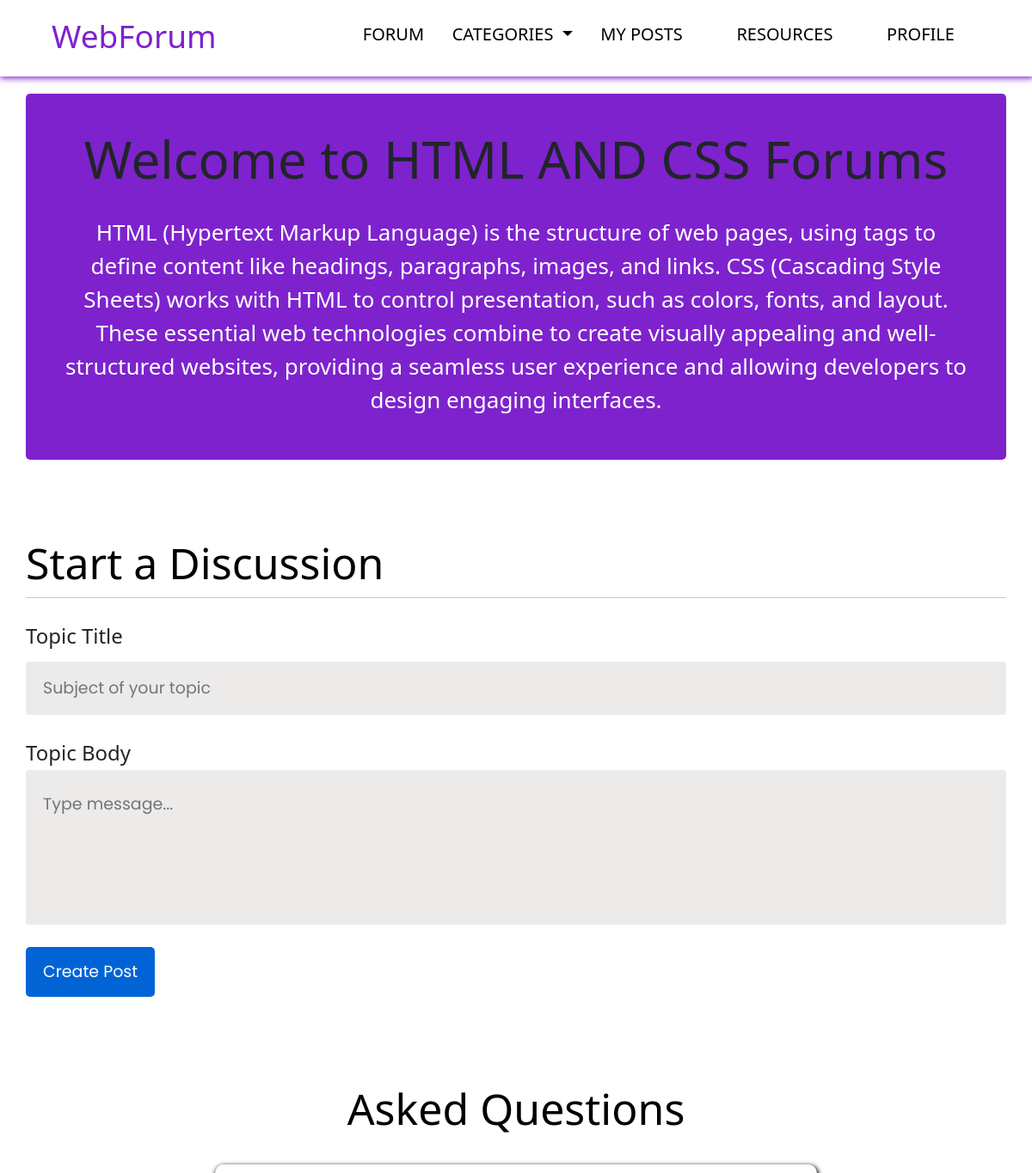
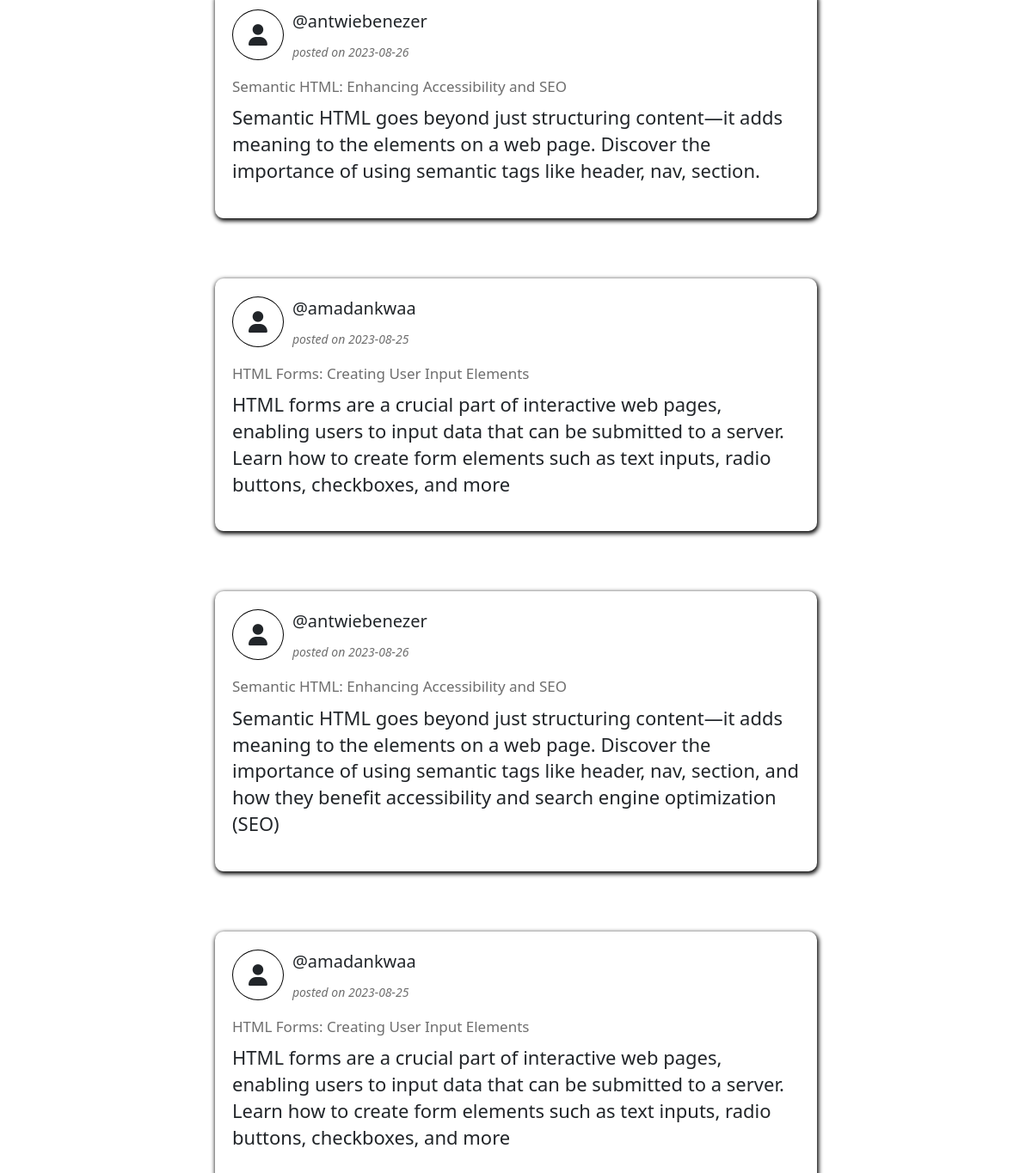
The page /threadlist.php?catid=1 (signed in) on the database its author committed (2 pictures, top to bottom).
### tables this page shows
CREATE TABLE `category` (
  `category_id` int(11) NOT NULL,
  `category_name` varchar(255) NOT NULL,
  `category_description` varchar(16000) NOT NULL
);

CREATE TABLE `posts` (
  `category_id` int(11) DEFAULT NULL,
  `id` int(11) NOT NULL,
  `post_title` varchar(255) NOT NULL,
  `post_message` text DEFAULT NULL,
  `post_date` date DEFAULT NULL,
  `post_creator` text DEFAULT NULL
);

### threadlist.php (the view, shortened to what this page needs)
<?php
    include('database-connection/user_database.php');
    $id = $_GET['catid'];
    $sql = "SELECT * FROM `category` WHERE category_id=$id";
    $result = mysqli_query($connection, $sql);
    while($row = mysqli_fetch_assoc($result))
    {
        $catname = $row['category_name'];
        $catdesc = $row['category_description'];
    }
?>
<?php
  include('includes/home-header.php');
?>
    <div class="main">
        <h1 class="display-4">Welcome to <?php echo $catname; ?> Forums</h1>
        <p class="display-4"><?php echo $catdesc; ?></p>
    </div>
    <main>
        <h3>Start a Discussion</h3>
        <hr>
       <form action="<?php $_SERVER["PHP_SELF"]?>" method="post">
            <h4>Topic Title</h4>
            <input type="text" name="topic_title" placeholder="Subject of your topic" id="topic_title" autocomplete="off"/>
            <h4>Topic Body</h4>
            <textarea name="topic_body" placeholder="Type message..." id="topic_body"></textarea>
            <input type="submit" name="create_post" value="Create Post" id="create_post" />
       </form>
       <h1 class="heading">Asked Questions</h1>
      </main>
</body>
</html>
<?php
  include('database-connection/user_database.php');
  $id = $_GET['catid'];
  $sql = "SELECT * FROM posts WHERE category_id=$id ORDER BY id DESC";
  $result = mysqli_query($connection, $sql);
  if(mysqli_num_rows($result) > 0){
    while ($row = mysqli_fetch_assoc($result)) {
      $post_title = $row["post_title"];
      $post_message = $row["post_message"];
      $post_date = $row["post_date"];
      $post_creator = $row["post_creator"];
      echo '
      <!DOCTYPE html>
      <html lang="en">
      <head>
        <meta charset="UTF-8">
        <meta name="viewport" content="width=device-width, initial-scale=1.0">
        <link rel="stylesheet" href="css/post.css" />
      </head>
      <body>
            <div class="posts">
            <div class="container">
                <div class="user">
                  <div class="user-img">
                    <i class="fa-solid fa-user"></i>
                  </div>
                  <div class="name-and-date">
                    <p>@'.$post_creator.'</p>
                    <span>posted on '
                      .$post_date.
                     '</span>
                  </div>
                </div>
              <div class="post-content">
                  <h3 class="title"> '
                    .$post_title.
                  ' </h3>
                  <p class="message">'
                  .$post_message.
                '</p>
              </div>
            </div>
          </div>
      </body>
      </html>
      ';
    }
  }
?>

### css/home_pages.css (style rules this page uses)
* { margin: 0; padding: 0; box-sizing: border-box; }
html { scroll-behavior: smooth; font-size: 62.5%; }
body { font-family: 'Poppins', sans-serif; height: 100vh; position: relative; overflow: auto; }
.heading, .home h1 { padding-top: 50px; text-align: center; }
main { padding: 10px 0; margin: 0 auto; width: 1200px; max-width: 95%; line-height: 2.75; }
main h3, h4 , .heading { font-size: 2.4rem; margin-top: 30px; }
main h3, .heading, .home h1 { color: black; font-size: 5rem; }
main #topic_title { width: 100%; padding: 5px 20px; font-size: 1.9rem; border: none; background-color: rgb(237, 234, 234); font-family: 'Poppins', sans-serif; border-radius: 3px; margin-bottom: 30px; color: black; }
main input::placeholder { font-family: 'Poppins', sans-serif; font-size: 1.9rem; }
main #topic_body { width: 100%; height: 180px; resize: none; border: none; background-color: rgb(237, 234, 234); border-radius: 3px; font-size: 1.9rem; font-family: 'Poppins', sans-serif; padding: 14px 20px; }
main #topic_body::placeholder { font-family: 'Poppins', sans-serif; font-size: 1.9rem; }
main #create_post { background-color: #0164d5; color: white; border: none; padding: 3px 20px; font-size: 1.9rem; font-family: 'Poppins', sans-serif; cursor: pointer; margin-bottom: 50px; }
.profile a, input { font-size: 2rem; display: block; text-decoration: none; color: white; margin-top: 15px; padding: 15px; border-radius: 5px; }
form { position: relative; width: 100%; }

### css/threadlists.css (style rules this page uses)
* { margin: 0; padding: 0; box-sizing: border-box; }
html { font-size: 65.5%; }
.main { width: 1200px; max-width: 95%; background-color: #7e22ce; margin: 20px auto 50px auto; border-radius: 5px; padding: 40px; text-align: center; }
.main h1 { font-size: 6rem; font-weight: 500; }
.main p { font-size: 2.6rem; line-height: 1.5; color: white; margin-top: 30px;; }

### css/post.css (style rules this page uses)
body { font-family:system-ui, -apple-system, BlinkMacSystemFont, 'Segoe UI', Roboto, Oxygen, Ubuntu, Cantarell, 'Open Sans', 'Helvetica Neue', sans-serif; }
html { font-size: 62.5%; }
.posts { margin: 0 auto; margin-top: 20px; margin-bottom: 30px; max-width: 700px; width: 95%; }
.user { display: flex; align-items: center; padding: 0; }
.container { box-shadow: 1px 2px 5px 1px black; border-radius: 10px; padding: 20px; margin-bottom: 70px; }
.user .user-img { margin-right: 10px; }
.user .fa-solid { font-size: 2.5rem; border: 1px solid black; border-radius: 50%; padding: 16px 18px; }
.name-and-date p { font-size: 2rem; }
.name-and-date span { font-size: 1.4rem; color: rgb(110, 110, 110); font-style: italic; }
.post-content .title { margin: 20px 0 10px 0; font-size: 1.7rem; color: rgb(110, 110, 110); }
.post-content .message { margin-bottom: 20px; font-size: 2.2rem; line-height: 1.4; }

### rows shown on the page
category: category_name "HTML AND CSS", category_description "HTML (Hypertext Markup Language) is the structure of web pages, using tags to define content like headings, paragraphs, images, and links. CSS (Cascading Style Sheets) works with HTML to control presentation, such as colors, fonts, and layout. These essential web technologies combine to create visually appealing and well-structured websites, providing a seamless user experience and allowing developers to design engaging interfaces."
posts: post_creator "antwiebenezer", post_date "2023-08-26", post_title "Semantic HTML: Enhancing Accessibility and SEO", post_message "Semantic HTML goes beyond just structuring content—it adds meaning to the elements on a web page. Discover the importance of using semantic tags like header, nav, section."
posts: post_creator "amadankwaa", post_date "2023-08-25", post_title "HTML Forms: Creating User Input Elements", post_message "HTML forms are a crucial part of interactive web pages, enabling users to input data that can be submitted to a server. Learn how to create form elements such as text inputs, radio buttons, checkboxes, and more"
posts: post_creator "antwiebenezer", post_date "2023-08-26", post_title "Semantic HTML: Enhancing Accessibility and SEO", post_message "Semantic HTML goes beyond just structuring content—it adds meaning to the elements on a web page. Discover the importance of using semantic tags like header, nav, section, and how they benefit accessibility and search engine optimization (SEO)"
posts: post_creator "amadankwaa", post_date "2023-08-25", post_title "HTML Forms: Creating User Input Elements", post_message "HTML forms are a crucial part of interactive web pages, enabling users to input data that can be submitted to a server. Learn how to create form elements such as text inputs, radio buttons, checkboxes, and more"
